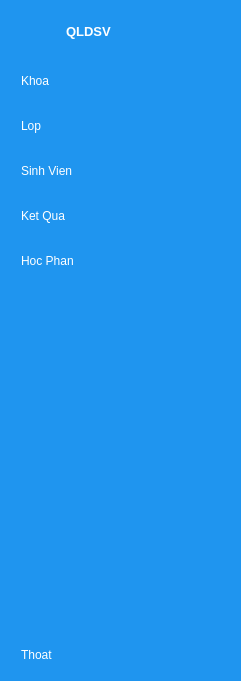
   <widget class="QWidget" name="icon_name_widget" native="true">
    <property name="geometry">
     <rect>
      <x>10</x>
      <y>10</y>
      <width>241</width>
      <height>681</height>
     </rect>
    </property>
    <property name="styleSheet">
     <string notr="true">QWidget{
    background-color: rgb(31, 149, 239);
	color:white;
}
QPushButton {
    color:white;
    text-align:left;
    height:30px;
   	border:none;
	padding-left:10px;
	border-top-left-radius:10px
	border-bottom-left-radius:10px	
}

QPushButton:checked{
	backgroud-color: #F5FAFE;
	color:#1F95EF;
	font-weight:bold;
}</string>
    </property>
    <layout class="QVBoxLayout" name="verticalLayout_3">
     <property name="spacing">
      <number>15</number>
     </property>
     <property name="rightMargin">
      <number>0</number>
     </property>
     <item>
      <layout class="QHBoxLayout" name="horizontalLayout_2">
       <item>
        <widget class="QLabel" name="label_2">
         <property name="minimumSize">
          <size>
           <width>40</width>
           <height>40</height>
          </size>
         </property>
         <property name="maximumSize">
          <size>
           <width>40</width>
           <height>40</height>
          </size>
         </property>
         <property name="text">
          <string/>
         </property>
         <property name="pixmap">
          <pixmap>:/newPrefix/Ảnh/profile_pic.png</pixmap>
         </property>
         <property name="scaledContents">
          <bool>true</bool>
         </property>
        </widget>
       </item>
       <item>
        <widget class="QLabel" name="label_3">
         <property name="font">
          <font>
           <pointsize>10</pointsize>
           <weight>75</weight>
           <bold>true</bold>
          </font>
         </property>
         <property name="text">
          <string>QLDSV</string>
         </property>
        </widget>
       </item>
      </layout>
     </item>
     <item>
      <widget class="QPushButton" name="Khoa_2">
       <property name="text">
        <string>Khoa</string>
       </property>
       <property name="icon">
        <iconset>
         <normaloff>:/newPrefix/Ảnh/dashboard_white.png</normaloff>
         <normalon>:/newPrefix/Ảnh/dashboard.png</normalon>:/newPrefix/Ảnh/dashboard_white.png</iconset>
       </property>
       <property name="checkable">
        <bool>true</bool>
       </property>
       <property name="autoExclusive">
        <bool>true</bool>
       </property>
      </widget>
     </item>
     <item>
      <widget class="QPushButton" name="Lop_2">
       <property name="text">
        <string>Lop</string>
       </property>
       <property name="icon">
        <iconset>
         <normaloff>:/newPrefix/Ảnh/notifications_white.png</normaloff>
         <normalon>:/newPrefix/Ảnh/notifications.png</normalon>:/newPrefix/Ảnh/notifications_white.png</iconset>
       </property>
       <property name="checkable">
        <bool>true</bool>
       </property>
       <property name="autoExclusive">
        <bool>true</bool>
       </property>
      </widget>
     </item>
     <item>
      <widget class="QPushButton" name="Sinhvien_2">
       <property name="text">
        <string>Sinh Vien</string>
       </property>
       <property name="icon">
        <iconset>
         <normaloff>:/newPrefix/Ảnh/profile_white.png</normaloff>
         <normalon>:/newPrefix/Ảnh/profile.png</normalon>:/newPrefix/Ảnh/profile_white.png</iconset>
       </property>
       <property name="checkable">
        <bool>true</bool>
       </property>
       <property name="autoExclusive">
        <bool>true</bool>
       </property>
      </widget>
     </item>
     <item>
      <widget class="QPushButton" name="KetQua_2">
       <property name="text">
        <string>Ket Qua</string>
       </property>
       <property name="icon">
        <iconset>
         <normaloff>:/newPrefix/Ảnh/search.png</normaloff>
         <normalon>:/newPrefix/Ảnh/search.png</normalon>:/newPrefix/Ảnh/search.png</iconset>
       </property>
       <property name="checkable">
        <bool>true</bool>
       </property>
       <property name="autoExclusive">
        <bool>true</bool>
       </property>
      </widget>
     </item>
     <item>
      <widget class="QPushButton" name="HocPhan_2">
       <property name="text">
        <string>Hoc Phan</string>
       </property>
       <property name="icon">
        <iconset>
         <normaloff>:/newPrefix/Ảnh/messages_white.png</normaloff>
         <normalon>:/newPrefix/Ảnh/messages.png</normalon>:/newPrefix/Ảnh/messages_white.png</iconset>
       </property>
       <property name="checkable">
        <bool>true</bool>
       </property>
       <property name="autoExclusive">
        <bool>true</bool>
       </property>
      </widget>
     </item>
     <item>
      <spacer name="verticalSpacer_2">
       <property name="orientation">
        <enum>Qt::Vertical</enum>
       </property>
       <property name="sizeHint" stdset="0">
        <size>
         <width>20</width>
         <height>382</height>
        </size>
       </property>
      </spacer>
     </item>
     <item>
      <widget class="QPushButton" name="pushButton_14">
       <property name="text">
        <string>Thoat</string>
       </property>
       <property name="icon">
        <iconset>
         <normaloff>:/newPrefix/Ảnh/log_out_white.png</normaloff>
         <normalon>:/newPrefix/Ảnh/log_out.png</normalon>:/newPrefix/Ảnh/log_out_white.png</iconset>
       </property>
       <property name="checkable">
        <bool>true</bool>
       </property>
      </widget>
     </item>
    </layout>
   </widget>
